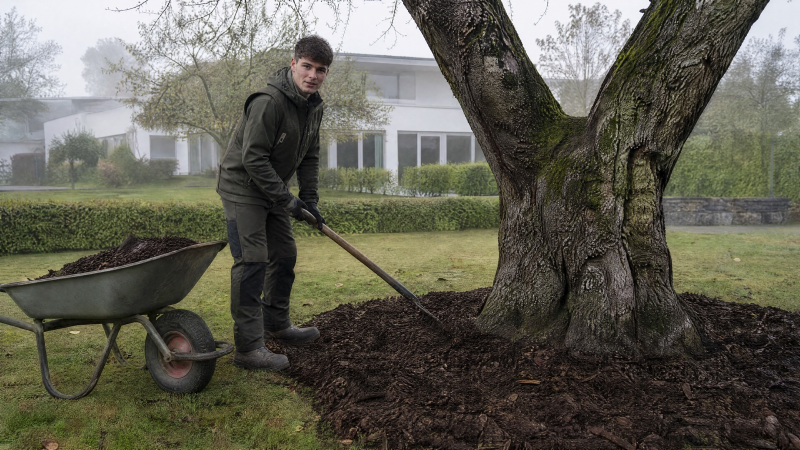
#> input picture vorschau/102-foto7-version2.jpg, 1600 x 900 px (shown at 1/2 size)
$ python schaerfe.py ../vorschau/101-foto7-version1.jpg ../vorschau/102-foto7-version2.jpg   (older library calls are emulated)
#> lines starting #> are read from the running program, lines starting #| are printed output that depends on the picture
#!/usr/bin/env python3
"""Echte Schärfe eines Videos messen (Pflicht vor jeder Final-Lieferung, Masterfile: MiniMax-2K-Regel).

Vergleicht die Kanten-Schärfe (Laplace-Varianz) jedes Video-Abschnitts mit dem 4K-Startbild,
das auf die Videogröße und auf 1920 / 1280 / 854 Breite heruntergerechnet und wieder hochgezogen wird.
So sieht man, welcher echten Auflösung das Detail im Video entspricht.

Start: python3 tools/schaerfe.py <video.mp4> <startbild-4k.jpg>
"""
import subprocess
import sys

import cv2
import numpy as np


def lapvar(img):
    g = cv2.cvtColor(img, cv2.COLOR_BGR2GRAY) if img.ndim == 3 else img
    return float(cv2.Laplacian(g, cv2.CV_64F).var())


def main():
    vid, ref = sys.argv[1], sys.argv[2]
    cap = cv2.VideoCapture(vid)
    W, H = int(cap.get(cv2.CAP_PROP_FRAME_WIDTH)), int(cap.get(cv2.CAP_PROP_FRAME_HEIGHT))
    fps = cap.get(cv2.CAP_PROP_FPS) or 24
    n = int(cap.get(cv2.CAP_PROP_FRAME_COUNT))
    im = cv2.imread(ref)
#> im is the input picture: shape (900, 1600, 3); mean B, G, R 81.9, 94.3, 96
    base = cv2.resize(im, (W, H), interpolation=cv2.INTER_AREA)
    refs = {"%dp-voll" % H: lapvar(base)}
#> in lapvar, `g = cv2.cvtColor(img, cv2.COLOR_BGR2GRAY) if img.ndim == 3 else img`:
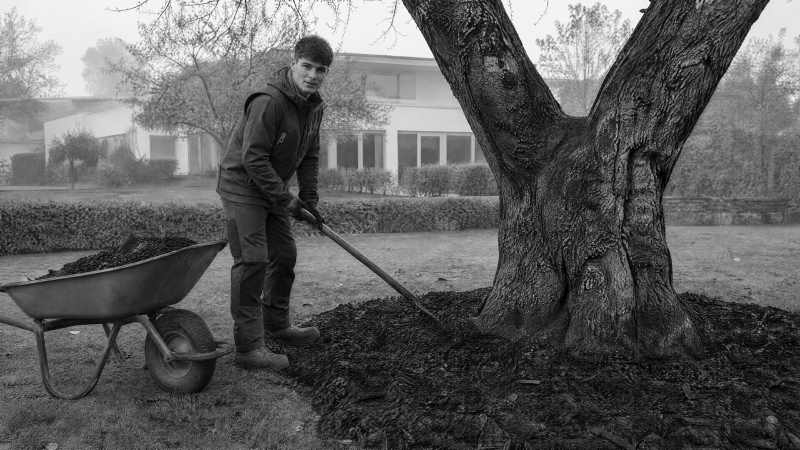
#> g: shape (900, 1600) (shown at 1/2 size); min 0, max 255, mean 93.4
#> refs = {'900p-voll': 1434.9}
    for w in (1920, 1280, 854):
        if w >= W:
            continue
        h = round(w * H / W)
        small = cv2.resize(im, (w, h), interpolation=cv2.INTER_AREA)
        refs["%dp" % h] = lapvar(cv2.resize(small, (W, H), interpolation=cv2.INTER_CUBIC))
#> this loop made 3 passes
#> pass 2, in main, `small = cv2.resize(im, (w, h), interpolation=cv2.INTER_AREA)`:
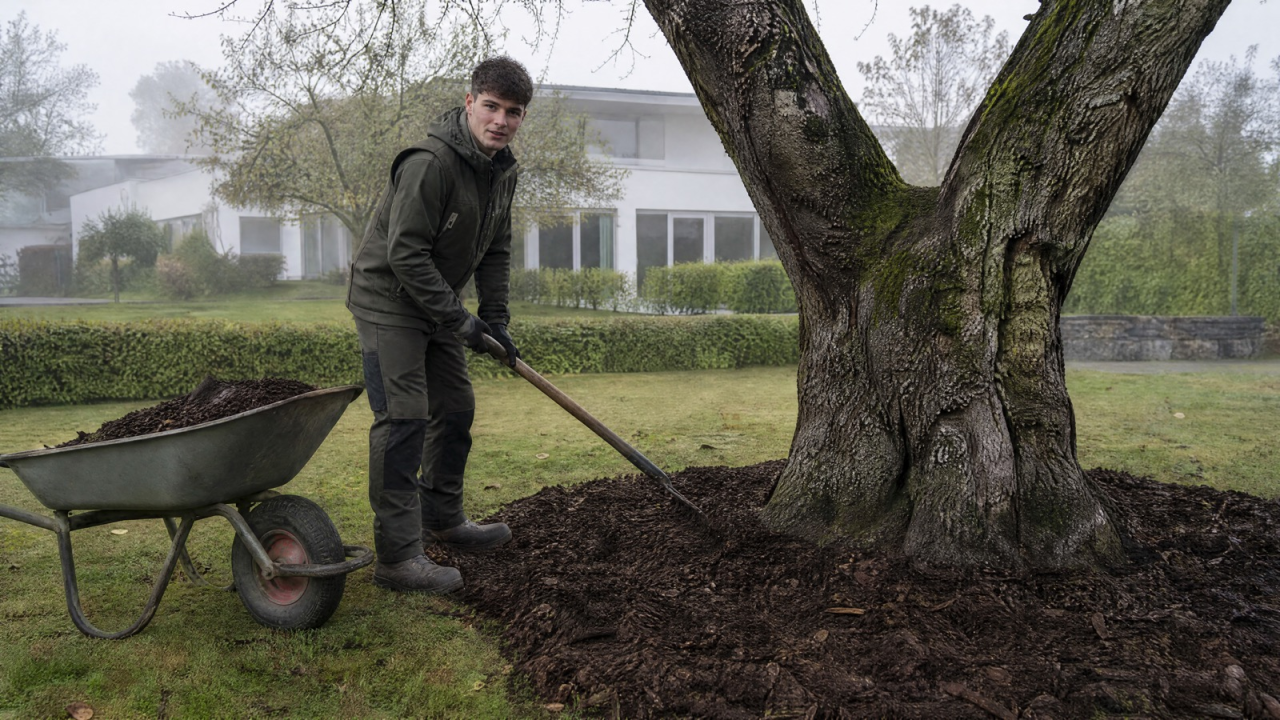
#> small: shape (720, 1280, 3); mean B, G, R 81.9, 94.3, 96
#> after the loop, refs = {'900p-voll': 1434.9, '720p': 419.4, '480p': 172.2}
    print("Video %dx%d, %.1f s" % (W, H, n / fps))
    print("Startbild als Maßstab:", ", ".join("%s=%.0f" % kv for kv in refs.items()))
#| Startbild als Maßstab: 900p-voll=1435, 720p=419, 480p=172
    step = int(round(fps))
    for i in range(0, n, step):
        cap.set(cv2.CAP_PROP_POS_FRAMES, i)
        ok, fr = cap.read()
        if not ok:
            break
        v = lapvar(fr)
        near = min(refs.items(), key=lambda kv: abs(kv[1] - v))[0]
        print("t=%4.1f s  Schärfe %6.0f  ≈ %s" % (i / fps, v, near))
#> this loop made 1 pass
#> (v, near) on pass 1: (1435.5, '900p-voll')
#| t= 0.0 s  Schärfe   1436  ≈ 900p-voll
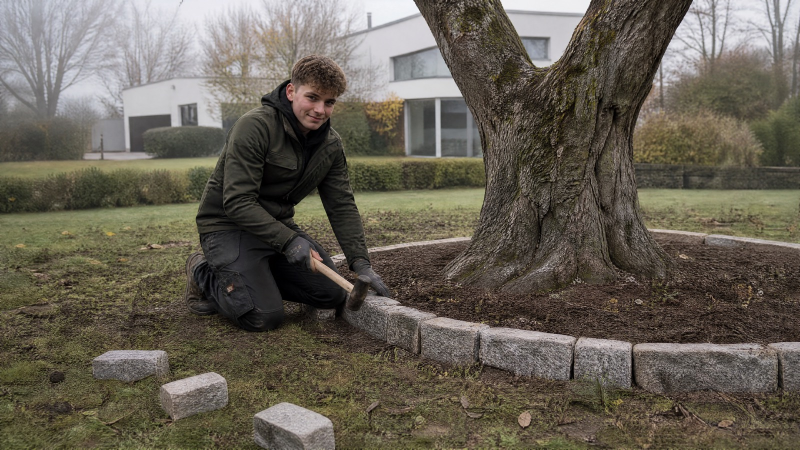
#> input picture vorschau/101-foto7-version1.jpg, 1600 x 900 px (shown at 1/2 size)
#> pass 1, in lapvar (call 4), `g = cv2.cvtColor(img, cv2.COLOR_BGR2GRAY) if img.ndim == 3 else img`:
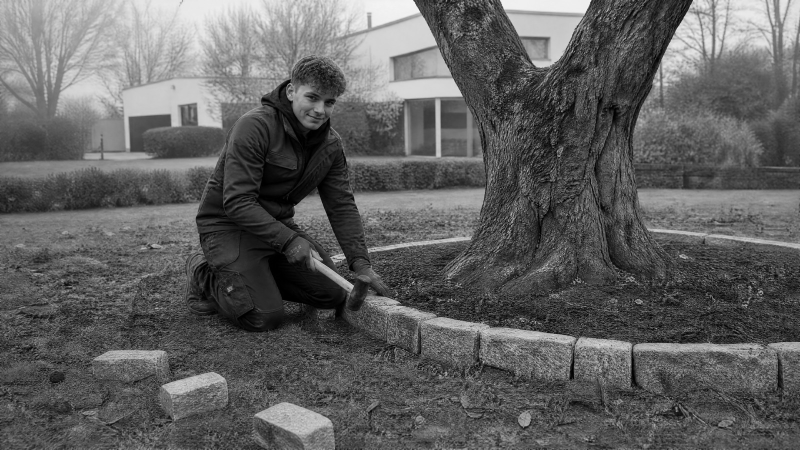
#> g: shape (900, 1600) (shown at 1/2 size); min 0, max 251, mean 96.3
#> fr is the input picture: shape (900, 1600, 3); mean B, G, R 84.3, 95.8, 102


if __name__ == "__main__":
    main()
